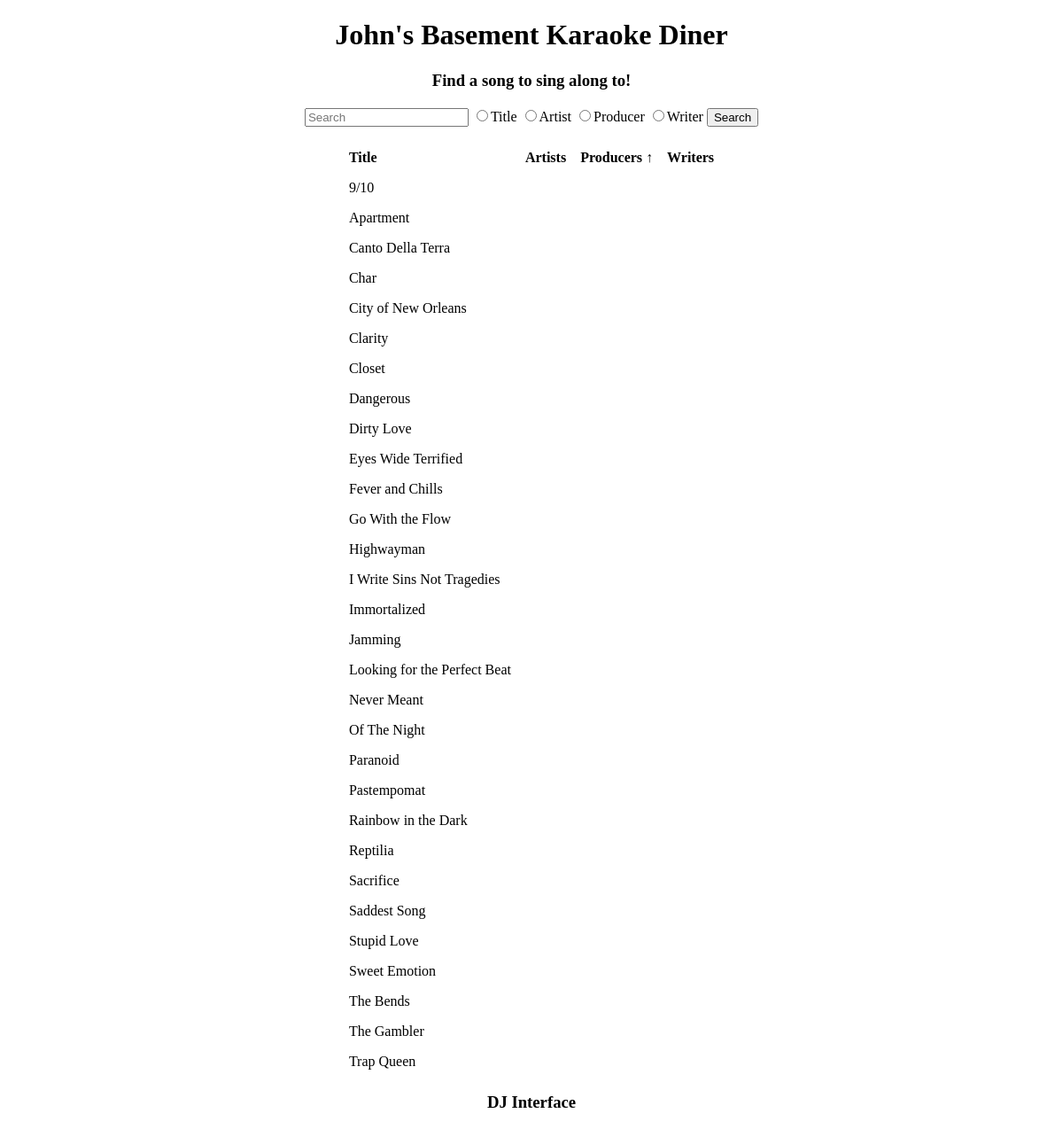
The page /Project/search.php?sort=Producers&order=ASC on the database its author committed.
### tables this page shows
CREATE TABLE Song
(
    ID INT PRIMARY KEY AUTO_INCREMENT,
    Title VARCHAR(30)
);

### Project/search.php (the view, shortened to what this page needs)
<?php
require 'pdo.php';
$search = $searchType = '';
$sortField = $_GET['sort'] ?? 'Title';
$sortOrder = $_GET['order'] ?? 'ASC';
$queryBase = '';
$params = [];
$sql = "SELECT Song.ID, Song.Title,
               GROUP_CONCAT(DISTINCT Artist.Artist_Name SEPARATOR ', ') AS Artists,
               GROUP_CONCAT(DISTINCT Producer.Prod_Name SEPARATOR ', ') AS Producers,
               GROUP_CONCAT(DISTINCT Writer.Writer_Name SEPARATOR ', ') AS Writers
        FROM Song
        LEFT JOIN SongArtist ON Song.ID = SongArtist.SongID
        LEFT JOIN Artist ON SongArtist.ArtistID = Artist.ID
        LEFT JOIN SongProducer ON Song.ID = SongProducer.SongID
        LEFT JOIN Producer ON SongProducer.ProducerID = Producer.ID
        LEFT JOIN SongWriter ON Song.ID = SongWriter.SongID
        LEFT JOIN Writer ON SongWriter.WriterID = Writer.ID
        $queryBase
        GROUP BY Song.Title
        ORDER BY $sortField $sortOrder";
$stmt = $pdo->prepare($sql);
$stmt->execute($params);
$results = $stmt->fetchAll();
function buildSortLink($field, $currentField, $currentOrder) {
    $newOrder = ($currentField == $field && $currentOrder == 'ASC') ? 'DESC' : 'ASC';
    return $_SERVER['PHP_SELF'] . "?sort=$field&order=$newOrder";
}
function sortIndicator($field, $currentField, $currentOrder) {
    if ($field == $currentField) {
        return $currentOrder == 'ASC' ? '↑' : '↓';
    }
    return '';
}
?>
<!DOCTYPE html>
<html>
<head>
    <h1><a href="homepage.php">John's Basement Karaoke Diner</a></h1>
    <h3>Find a song to sing along to!</h3>
</head>
<body>
    <form method="post" action="">
        <input type="text" name="search" placeholder="Search" value="<?= htmlspecialchars($search) ?>">
        <input type="radio" name="searchType" value="title" <?= $searchType === 'title' ? 'checked' : '' ?>>Title
        <input type="radio" name="searchType" value="artist" <?= $searchType === 'artist' ? 'checked' : '' ?>>Artist
        <input type="radio" name="searchType" value="producer" <?= $searchType === 'producer' ? 'checked' : '' ?>>Producer
        <input type="radio" name="searchType" value="writer" <?= $searchType === 'writer' ? 'checked' : '' ?>>Writer
        <input type="submit" value="Search">
    </form><br>
    <?php if (!empty($results)): ?>
        <table>
            <tr>
                <th><a href="<?= buildSortLink('Title', $sortField, $sortOrder) ?>">Title</a> <?= sortIndicator('Title', $sortField, $sortOrder) ?></th>
                <th><a href="<?= buildSortLink('Artists', $sortField, $sortOrder) ?>">Artists</a> <?= sortIndicator('Artists', $sortField, $sortOrder) ?></th>
                <th><a href="<?= buildSortLink('Producers', $sortField, $sortOrder) ?>">Producers</a> <?= sortIndicator('Producers', $sortField, $sortOrder) ?></th>
                <th><a href="<?= buildSortLink('Writers', $sortField, $sortOrder) ?>">Writers</a> <?= sortIndicator('Writers', $sortField, $sortOrder) ?></th>
            </tr>
            <?php foreach ($results as $row): ?>
                <tr>
                    <td><a href="song.php?id=<?= $row['ID'] ?>"><?= htmlspecialchars($row['Title']) ?></a></td>
                    <td><a href="song.php?id=<?= $row['ID'] ?>"><?= htmlspecialchars($row['Artists']) ?></a></td>
                    <td><a href="song.php?id=<?= $row['ID'] ?>"><?= htmlspecialchars($row['Producers']) ?></a></td>
                    <td><a href="song.php?id=<?= $row['ID'] ?>"><?= htmlspecialchars($row['Writers']) ?></a></td>
                </tr>
            <?php endforeach; ?>
        </table>
    <?php endif; ?>
</body>
<footer>
  <h3><a href="dj.php">DJ Interface</a></h3>
</footer>
</html>

### Project/search.php (style rules this page uses)
body { text-align: center; }
table { text-align: left; margin: auto; border-collapse: collapse; }
h1, h3 { text-align: center; }
th, td { border: 0px solid black; padding: 8px; }
th a { text-decoration: none; color: black; }
td a { display: block; }
a { text-decoration: none; color: black; }

### rows shown on the page
song: Title "9/10"
song: Title "Apartment"
song: Title "Canto Della Terra"
song: Title "Char"
song: Title "City of New Orleans"
song: Title "Clarity"
song: Title "Closet"
song: Title "Dangerous"
song: Title "Dirty Love"
song: Title "Eyes Wide Terrified"
song: Title "Fever and Chills"
song: Title "Go With the Flow"
song: Title "Highwayman"
song: Title "I Write Sins Not Tragedies"
song: Title "Immortalized"
song: Title "Jamming"
song: Title "Looking for the Perfect Beat"
song: Title "Never Meant"
song: Title "Of The Night"
song: Title "Paranoid"
song: Title "Pastempomat"
song: Title "Rainbow in the Dark"
song: Title "Reptilia"
song: Title "Sacrifice"
song: Title "Saddest Song"
song: Title "Stupid Love"
song: Title "Sweet Emotion"
song: Title "The Bends"
song: Title "The Gambler"
song: Title "Trap Queen"

### other values the page prints
sortIndicator('Producers', $sortField, $sortOrder) "↑"
